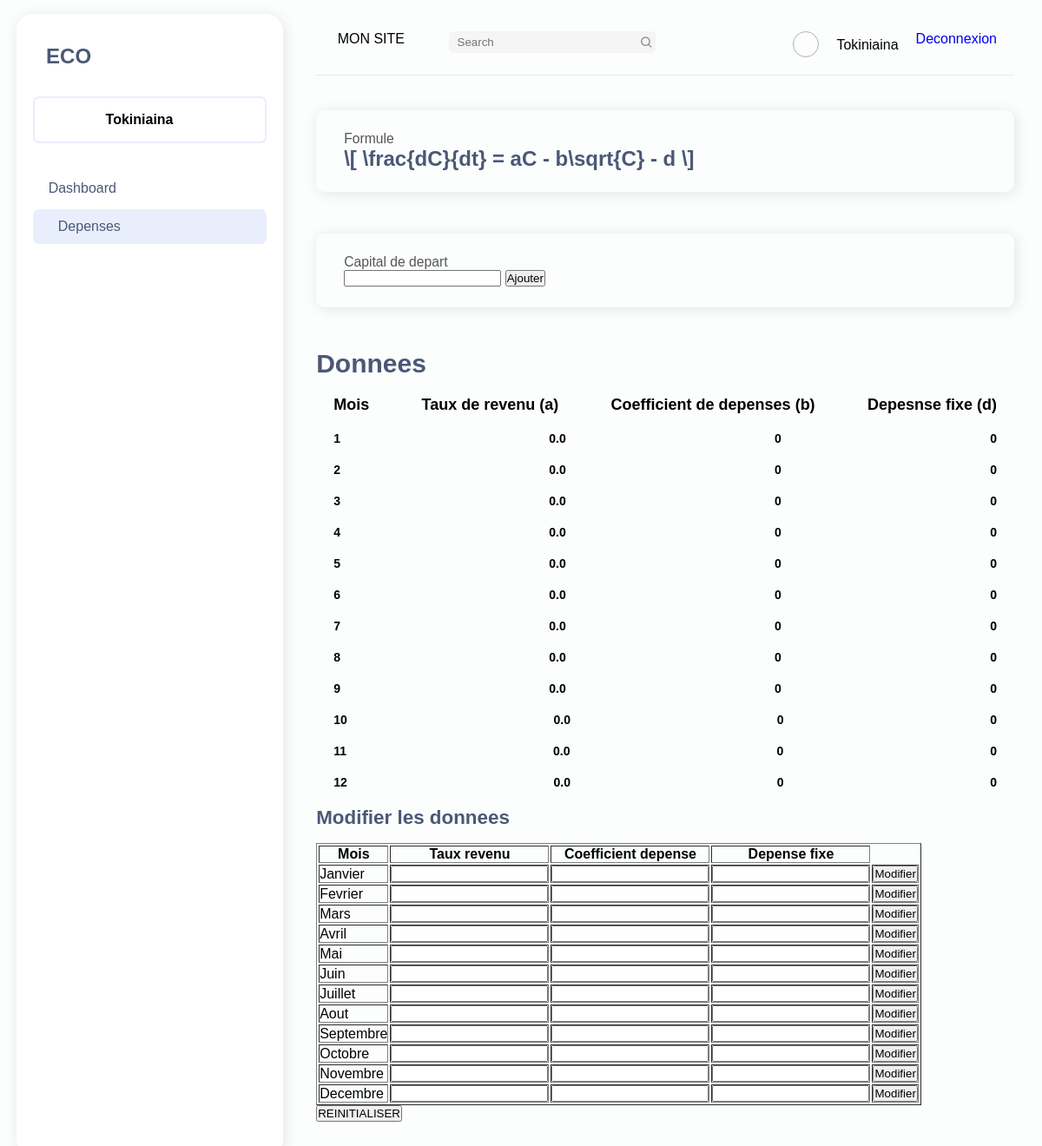
/navigationDonnees (signed in), run on the app's committed database.
### tables this page shows
CREATE TABLE "utilisateurs" (
	"id"	INTEGER,
	"username"	TEXT NOT NULL,
	"email"	TEXT NOT NULL UNIQUE,
	"password"	TEXT NOT NULL,
	"date_creation"	DATETIME DEFAULT CURRENT_TIMESTAMP,
	"capital_initial"	REAL,
	PRIMARY KEY("id" AUTOINCREMENT)
);

CREATE TABLE "revenus" (
	"id"	INTEGER,
	"mois"	INTEGER,
	"taux_revenu"	REAL,
	"email_user"	TEXT,
	PRIMARY KEY("id" AUTOINCREMENT),
	FOREIGN KEY("email_user") REFERENCES "utilisateurs"("email") ON DELETE CASCADE
);

CREATE TABLE "depenses" (
	"id"	INTEGER,
	"mois"	INTEGER,
	"coefficient_depense"	INTEGER,
	"depense_fixe"	INTEGER,
	"email_user"	TEXT,
	PRIMARY KEY("id" AUTOINCREMENT),
	FOREIGN KEY("email_user") REFERENCES "utilisateurs"("email") ON DELETE CASCADE
);

### app.py (the view)
@app.route("/navigationDonnees" ,methods=["GET"])
def pagesDepenses():
    email = session.get('data')
    db = get_db()
    cursor = db.cursor()
    cursor.execute("""SELECT * FROM revenus WHERE email_user = ?""",(email,))
    donneesRevenu = cursor.fetchall()
    cursor.execute("""SELECT * FROM depenses WHERE email_user= ?""",(email,))
    donneesDepenses = cursor.fetchall()
    db.close()
    data = list(zip(donneesRevenu,donneesDepenses))
    userInfo()
    return render_template("Ajout_donees.html",data=data,username=session.get('username'))

### app.py (called while the page is built)
def get_db():
    return sqlite3.connect(DB_NAME)

def userInfo():
    email = session.get('data')
    with get_connexion() as conn:
        cursor = conn.cursor()
        cursor.execute("SELECT username FROM utilisateurs WHERE email = ?",(email,))
        username = cursor.fetchone()[0]
        session['username'] = username

### db.py (called while the page is built)
def get_connexion():
    conn = sqlite3.connect(DB_NAME)
    conn.row_factory = sqlite3.Row
    return conn

### templates/Ajout_donees.html (shortened to what this page needs)
<!DOCTYPE html>
<html lang="en">
<head>
    <link rel="stylesheet" href="{{ url_for('static', filename='css/design.css') }}">
    <link href="https://unpkg.com/boxicons@2.1.4/css/boxicons.min.css" rel="stylesheet">
    <link rel= "stylesheet" href= "https://maxst.icons8.com/vue-static/landings/line-awesome/line-awesome/1.3.0/css/line-awesome.min.css" >
</head>
<body>
    <div class="sidebar">
        <div class="sidebar_container">
            <div class="sidebar-brand">
                <h2>
                    ECO
                </h2>
            </div>
            <div class="sidebar-avartar">
                <div>
                </div>
                <div class="avartar-info">
                    <div class="profil_text">
                        <h4>{{username}}</h4>
                    </div>
                </div>
            </div>
            <div class="sidebar-menu">
                <ul>
                    <li>
                        <a href="/navigationDashboard" >
                            <span>Dashboard</span>
                        </a>
                    </li>
                    <li>
                        <a href="/navigationDonnees" class="active">
                            <span>Depenses</span>
                        </a>
                    </li>
                </ul>
            </div>
        </div>
    </div>
    <div class="main-content">
        <header>
        <div class="container_header">
            <div class="logo_container">
                MON SITE
            </div>
            <div class="container_searbar">
                <div class="searchbar_container">
                    <form action="">
                        <input class="searchbar" placeholder="Search" type="text" name="" id="">
                        <i class="bx bx-search" style="color:#8d8d8d;"></i>
                    </form>
                </div>
            </div>
            <div class="profil_container">
                <div class="circle">
                </div>
                    <p>{{username}}</p>
                    <ul>
                        <li><a href="/Deconnexion">Deconnexion</a></li>
                    </ul>
                </div>
            </div>
        </header>
        <main>
            <section>
                 <div class="analytic">
                    <div class="analytic-info">
                        <h4>Formule</h4>
                        <h1>
                            <p>
                                \[
                                \frac{dC}{dt} = aC - b\sqrt{C} - d
                                \]
                            </p>
                        </h1>
                    </div>
                </div>
                <div class="analytic">
                    <div class="analytic-info">
                        <h4>Capital de depart</h4>
                        <form action="/ajoutCapitalInitial" method="post">
                            <input type="text" name="capitalInitial" id="">
                            <input type="submit" value="Ajouter">
                        </form>
                    </div>
                </div>
                <div class="report-container">
                    <div class="report-header">
                        <h1 class="recent-Articles">Donnees</h1>
                    </div>
                    <div class="report-body">
                        <div class="report-topic-heading">
                            <h3 class="t-op">Mois</h3>
                            <h3 class="t-op">Taux de revenu (a)</h3>
                            <h3 class="t-op">Coefficient de depenses (b) </h3>
                            <h3 class="t-op">Depesnse fixe (d)</h3>
                        </div>
                        <div class="items">
                            {% if donneesRevenu is not none and donneesDepenses is not none %}
                                {% for revenu,depense in data %}
                                <div class="item1">
                                    <h3 class="t-op-nextlvl">{{revenu[1]}}</h3>
                                    <h3 class="t-op-nextlvl">{{revenu[2]}}</h3>
                                    <h3 class="t-op-nextlvl">{{depense[2]}}</h3>
                                    <h3 class="t-op-nextlvl">{{depense[3]}}</h3>
                                </div>
                                {%endfor%}
                            {% endif %}
                        </div>
                    </div>
                </div>
                <h3 class="section-head">Modifier les donnees</h3>
                <table border="1">
                    <tr>
                        <th>Mois</th>
                        <th>Taux revenu</th>
                        <th>Coefficient depense</th>
                        <th>Depense fixe</th>
                    </tr>
                    <tr>
                        <form action="/modificatonDonnee" method="post">
                            <td>Janvier <input type="hidden" value="1" name="mois"> </td>
                            <td><input type="text" name="tauxRevenu" id=""></td>
                            <td><input type="text" name="coefficientDepense" id=""></td>
                            <td><input type="text" name="depenseFixe" id=""></td>
                            <td><input type="submit" value="Modifier"></td>
                        </form>
                    </tr>
                    <tr>
                        <form action="/modificatonDonnee" method="post">
                            <td>Fevrier <input type="hidden" value="2" name="mois"></td>
                            <td><input type="text" name="tauxRevenu" id=""></td>
                            <td><input type="text" name="coefficientDepense" id=""></td>
                            <td><input type="text" name="depenseFixe" id=""></td>
                            <td><input type="submit" value="Modifier"></td>
                        </form>
                    </tr>
                    <tr>
                        <form action="/modificatonDonnee" method="post">
                            <td>Mars <input type="hidden" value="3" name="mois"></td>
                            <td><input type="text" name="tauxRevenu" id=""></td>
                            <td><input type="text" name="coefficientDepense" id=""></td>
                            <td><input type="text" name="depenseFixe" id=""></td>
                            <td><input type="submit" value="Modifier"></td>
                        </form>
                    </tr>
                    <tr>
                        <form action="/modificatonDonnee" method="post">
                            <td>Avril <input type="hidden" value="4" name="mois"></td>
                            <td><input type="text" name="tauxRevenu" id=""></td>
                            <td><input type="text" name="coefficientDepense" id=""></td>
                            <td><input type="text" name="depenseFixe" id=""></td>
                            <td><input type="submit" value="Modifier"></td>
                        </form>
                    </tr>
                    <tr>
                        <form action="/modificatonDonnee" method="post">
                            <td>Mai <input type="hidden" value="5" name="mois"></td>
                            <td><input type="text" name="tauxRevenu" id=""></td>
                            <td><input type="text" name="coefficientDepense" id=""></td>
                            <td><input type="text" name="depenseFixe" id=""></td>
                            <td><input type="submit" value="Modifier"></td>
                        </form>
                    </tr>
                    <tr>
                        <form action="/modificatonDonnee" method="post">
                            <td>Juin <input type="hidden" value="6" name="mois"></td>
                            <td><input type="text" name="tauxRevenu" id=""></td>
                            <td><input type="text" name="coefficientDepense" id=""></td>
                            <td><input type="text" name="depenseFixe" id=""></td>
                            <td><input type="submit" value="Modifier"></td>
                        </form>
                    </tr>
                    <tr>
                        <form action="/modificatonDonnee" method="post">
                            <td>Juillet <input type="hidden" value="7" name="mois"></td>
                            <td><input type="text" name="tauxRevenu" id=""></td>
                            <td><input type="text" name="coefficientDepense" id=""></td>
                            <td><input type="text" name="depenseFixe" id=""></td>
                            <td><input type="submit" value="Modifier"></td>
                        </form>
                    </tr>
                    <tr>
                        <form action="/modificatonDonnee" method="post">
                            <td>Aout <input type="hidden" value="8" name="mois"></td>
                            <td><input type="text" name="tauxRevenu" id=""></td>
                            <td><input type="text" name="coefficientDepense" id=""></td>
                            <td><input type="text" name="depenseFixe" id=""></td>
                            <td><input type="submit" value="Modifier"></td>
                        </form>
                    </tr>
                    <tr>
                        <form action="/modificatonDonnee" method="post">
                            <td>Septembre <input type="hidden" value="9" name="mois"></td>
                            <td><input type="text" name="tauxRevenu" id=""></td>
                            <td><input type="text" name="coefficientDepense" id=""></td>
                            <td><input type="text" name="depenseFixe" id=""></td>
                            <td><input type="submit" value="Modifier"></td>
                        </form>
                    </tr>
                    <tr>
                        <form action="/modificatonDonnee" method="post">
                            <td>Octobre <input type="hidden" value="10" name="mois"></td>
                            <td><input type="text" name="tauxRevenu" id=""></td>
                            <td><input type="text" name="coefficientDepense" id=""></td>
                            <td><input type="text" name="depenseFixe" id=""></td>
                            <td><input type="submit" value="Modifier"></td>
                        </form>
                    </tr>
                    <tr>
                        <form action="/modificatonDonnee" method="post">
                            <td>Novembre <input type="hidden" value="11" name="mois"></td>
                            <td><input type="text" name="tauxRevenu" id=""></td>
                            <td><input type="text" name="coefficientDepense" id=""></td>
                            <td><input type="text" name="depenseFixe" id=""></td>
                            <td><input type="submit" value="Modifier"></td>
                        </form>
                    </tr>
                    <tr>
                        <form action="/modificatonDonnee" method="post">
                            <td>Decembre <input type="hidden" value="12" name="mois"></td>
                            <td><input type="text" name="tauxRevenu" id=""></td>
                            <td><input type="text" name="coefficientDepense" id=""></td>
                            <td><input type="text" name="depenseFixe" id=""></td>
                            <td><input type="submit" value="Modifier"></td>
                        </form>
                    </tr>
                 </table>
                <form action="/reinitialisation" method="post">
                    <input type="submit" value="REINITIALISER">
                </form>
            </section>
        </main>
    </div>
</body>
</html>

### static/css/design.css (style rules this page uses)
:root { --color-main: #396aff; --bg2: #dce5ff; --bg: #fbfefd; --main-accent:#e9eefd; --main-text:#4b5876; --shadow: rgba(17,17,26,0.1) 2px 2px 16px; }
* { margin: 0; padding: 0; box-sizing: border-box; text-decoration: none; font-family:Arial, Helvetica, sans-serif; list-style-type: none; }
body { background-color: var(--bg); overflow-x: hidden; }
.container_header { padding: 20px; background-color: none; display: flex; border-bottom: 0.5px solid #e9e9e9; }
.logo_container { height: 20px; width: 20%; }
.container_searbar { height: 20px; width: 60%; }
.searchbar_container { position: relative; height: 25px; width: 60%; }
.searchbar { position: absolute; z-index: 1; height: 25px; width: 100%; background-color: #f5f5f5; border-radius: 5px; border: 0px solid #b4afaf; padding-left: 10px; }
.bx.bx-search { position: absolute; z-index: 2; top: 50%; transform: translateY(-50%); right: 2px; }
.profil_container { display: flex; gap: 20px; }
.profil_container p { padding-top: 3%; }
.circle { border-radius: 50%; height: 30px; width: 30px; border: 1px solid #b4afaf; }
.sidebar { height: 100%; width: 345px; position: fixed; top: 0; left: 0; bottom: 0; padding: 1rem 1.2rem; transition: left 300ms; }
.sidebar_container { height: 100%; width: 100%; background-color: #fff; border-radius: 20px; box-shadow: var(--shadow); padding: 1.2rem; overflow-y: auto; }
.sidebar-brand { padding-top: 1rem; }
.sidebar-brand h2 { color: var(--main-text); }
.sidebar-avartar { display: grid; grid-template-columns: 70px auto; border: 2px solid var(--main-accent); padding: 1rem .7rem; border-radius: 7px; margin: 2rem 0rem; }
.avartar-info { display: flex; justify-content: space-between; align-items: center; }
.sidebar-menu li { margin-bottom: .2rem; }
.sidebar-menu a { color: var(--main-text); display: block; padding: .7rem 0rem; }
.sidebar-menu a.active { background-color: var(--main-accent); border-radius: 7px; padding: .7rem; }
.main-content { margin-left: 345px; width: calc(100vw - 345px); padding: 1rem 1.2rem; padding-right: 2rem; transition: margin-left 300ms; }
main { padding-top: 2.5rem; padding-bottom: 2.5rem; }
.analytic { box-shadow: var(--shadow); padding: 1.5rem; border-radius: 10px; display: flex; padding-left: 2rem; margin-bottom: 3rem; }
.analytic-info h4 { font-weight: 400; color: #555; font-size: .98rem; }
.analytic-info h1 { color: var(--main-text); font-weight: 600; }
.section-head { font-size: 1.4rem; color: var(--main-text); font-weight: 600; margin-bottom: 1rem; }
.recent-Articles { font-size: 30px; font-weight: 600; color: var(--main-text); }
.report-body { max-width: 100%; overflow-x: auto; padding: 20px; }
.report-topic-heading, .item1 { width: 100%; display: flex; justify-content: space-between; align-items: center; }
.t-op { font-size: 18px; letter-spacing: 0px; }
.items { width: 100%; margin-top: 15px; }
.item1 { margin-top: 20px; }
.t-op-nextlvl { font-size: 14px; letter-spacing: 0px; font-weight: 600; }

### data on the page
utilisateurs: username "Tokiniaina"
revenus: mois "1", taux_revenu "0.0", coefficient_depense "0", depense_fixe "0"
revenus: mois "2", taux_revenu "0.0", coefficient_depense "0", depense_fixe "0"
revenus: mois "3", taux_revenu "0.0", coefficient_depense "0", depense_fixe "0"
revenus: mois "4", taux_revenu "0.0", coefficient_depense "0", depense_fixe "0"
revenus: mois "5", taux_revenu "0.0", coefficient_depense "0", depense_fixe "0"
revenus: mois "6", taux_revenu "0.0", coefficient_depense "0", depense_fixe "0"
revenus: mois "7", taux_revenu "0.0", coefficient_depense "0", depense_fixe "0"
revenus: mois "8", taux_revenu "0.0", coefficient_depense "0", depense_fixe "0"
revenus: mois "9", taux_revenu "0.0", coefficient_depense "0", depense_fixe "0"
revenus: mois "10", taux_revenu "0.0", coefficient_depense "0", depense_fixe "0"
revenus: mois "11", taux_revenu "0.0", coefficient_depense "0", depense_fixe "0"
revenus: mois "12", taux_revenu "0.0", coefficient_depense "0", depense_fixe "0"
